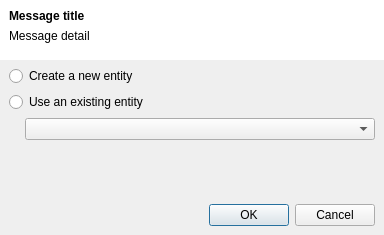
<?xml version="1.0" encoding="UTF-8"?>
<ui version="4.0">
 <class>EntitySelectionDialog</class>
 <widget class="QDialog" name="EntitySelectionDialog">
  <property name="geometry">
   <rect>
    <x>0</x>
    <y>0</y>
    <width>384</width>
    <height>235</height>
   </rect>
  </property>
  <property name="windowTitle">
   <string>Dialog</string>
  </property>
  <layout class="QVBoxLayout" name="verticalLayout_3">
   <property name="leftMargin">
    <number>0</number>
   </property>
   <property name="topMargin">
    <number>0</number>
   </property>
   <property name="rightMargin">
    <number>0</number>
   </property>
   <property name="bottomMargin">
    <number>0</number>
   </property>
   <item>
    <widget class="QFrame" name="frame">
     <property name="styleSheet">
      <string notr="true">background-color: white;</string>
     </property>
     <property name="frameShape">
      <enum>QFrame::NoFrame</enum>
     </property>
     <property name="frameShadow">
      <enum>QFrame::Plain</enum>
     </property>
     <property name="lineWidth">
      <number>0</number>
     </property>
     <layout class="QVBoxLayout" name="verticalLayout">
      <item>
       <widget class="QLabel" name="titleLabel">
        <property name="font">
         <font>
          <weight>75</weight>
          <bold>true</bold>
         </font>
        </property>
        <property name="text">
         <string>Message title</string>
        </property>
       </widget>
      </item>
      <item>
       <widget class="QLabel" name="detailLabel">
        <property name="text">
         <string>Message detail</string>
        </property>
       </widget>
      </item>
      <item>
       <spacer name="verticalSpacer">
        <property name="orientation">
         <enum>Qt::Vertical</enum>
        </property>
        <property name="sizeType">
         <enum>QSizePolicy::Fixed</enum>
        </property>
        <property name="sizeHint" stdset="0">
         <size>
          <width>20</width>
          <height>8</height>
         </size>
        </property>
       </spacer>
      </item>
     </layout>
    </widget>
   </item>
   <item>
    <layout class="QVBoxLayout" name="verticalLayout_2">
     <property name="leftMargin">
      <number>9</number>
     </property>
     <property name="topMargin">
      <number>0</number>
     </property>
     <property name="rightMargin">
      <number>9</number>
     </property>
     <property name="bottomMargin">
      <number>9</number>
     </property>
     <item>
      <widget class="QRadioButton" name="createNewButton">
       <property name="text">
        <string>Create a new entity</string>
       </property>
      </widget>
     </item>
     <item>
      <widget class="QRadioButton" name="useExistingButton">
       <property name="text">
        <string>Use an existing entity</string>
       </property>
      </widget>
     </item>
     <item>
      <layout class="QHBoxLayout" name="horizontalLayout">
       <property name="spacing">
        <number>0</number>
       </property>
       <item>
        <spacer name="horizontalSpacer">
         <property name="orientation">
          <enum>Qt::Horizontal</enum>
         </property>
         <property name="sizeType">
          <enum>QSizePolicy::Fixed</enum>
         </property>
         <property name="sizeHint" stdset="0">
          <size>
           <width>16</width>
           <height>20</height>
          </size>
         </property>
        </spacer>
       </item>
       <item>
        <widget class="QComboBox" name="comboBox">
         <property name="editable">
          <bool>false</bool>
         </property>
        </widget>
       </item>
      </layout>
     </item>
     <item>
      <spacer name="verticalSpacer_2">
       <property name="orientation">
        <enum>Qt::Vertical</enum>
       </property>
       <property name="sizeHint" stdset="0">
        <size>
         <width>20</width>
         <height>102</height>
        </size>
       </property>
      </spacer>
     </item>
     <item>
      <widget class="QDialogButtonBox" name="buttonBox">
       <property name="standardButtons">
        <set>QDialogButtonBox::Cancel|QDialogButtonBox::Ok</set>
       </property>
      </widget>
     </item>
    </layout>
   </item>
  </layout>
 </widget>
 <resources/>
 <connections>
  <connection>
   <sender>buttonBox</sender>
   <signal>rejected()</signal>
   <receiver>EntitySelectionDialog</receiver>
   <slot>reject()</slot>
   <hints>
    <hint type="sourcelabel">
     <x>339</x>
     <y>216</y>
    </hint>
    <hint type="destinationlabel">
     <x>373</x>
     <y>230</y>
    </hint>
   </hints>
  </connection>
  <connection>
   <sender>buttonBox</sender>
   <signal>accepted()</signal>
   <receiver>EntitySelectionDialog</receiver>
   <slot>accept()</slot>
   <hints>
    <hint type="sourcelabel">
     <x>238</x>
     <y>215</y>
    </hint>
    <hint type="destinationlabel">
     <x>257</x>
     <y>230</y>
    </hint>
   </hints>
  </connection>
 </connections>
</ui>
